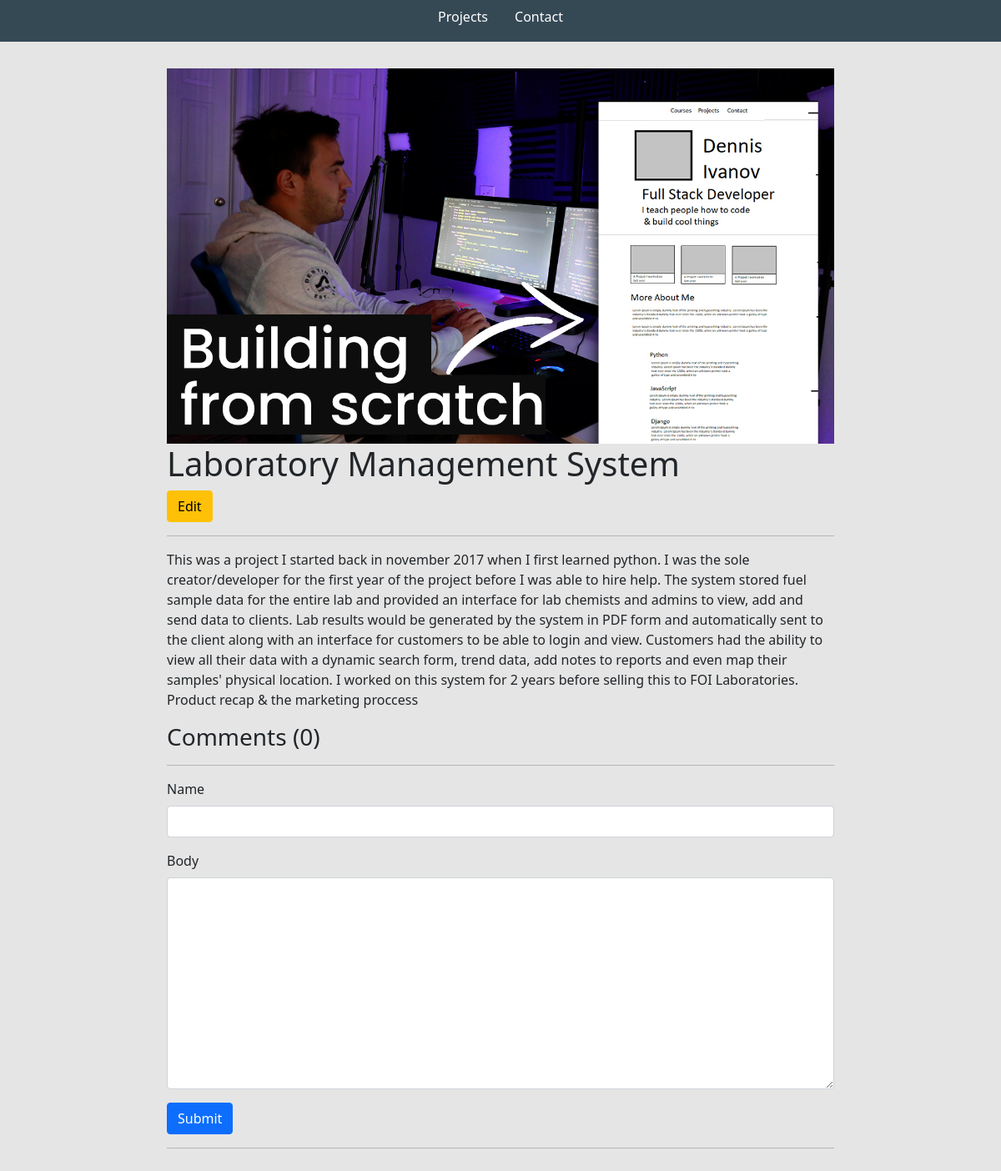
The page /project/baa65f75-1881-4467-a7aa-ddddf9d9f68a/ on the database its author committed.
### base/models.py (models this page shows, shortened)
class Project(models.Model):
    title = models.CharField(max_length=200)
    thumbnail = models.ImageField(null=True)
    body = RichTextUploadingField()
    slug = models.SlugField(null=True, blank=True)
    created = models.DateTimeField(auto_now_add=True)
    id = models.UUIDField(default=uuid.uuid4, unique=True, primary_key=True, editable=False)

### base/views.py (the view, shortened to what this page needs)
# urls.py: path('project/<str:pk>/', views.projectPage, name="project"),
def projectPage(request, pk):
    project = Project.objects.get(id=pk)
    count = project.comment_set.count()
    comments = project.comment_set.all().order_by('-created')
    form = CommentForm()
    context = {'project':project, 'count':count,
                'comments':comments,'form':form}
    return render(request, 'base/project.html', context)

### base/forms.py
class CommentForm(ModelForm):
    class Meta:
        model = Comment
        fields = '__all__'
        exclude = ['project']
    def __init__(self, *args, **kwargs):
        super(CommentForm, self).__init__(*args, **kwargs)
        self.fields['name'].widget.attrs.update(
            {'class':'form-control'})
        self.fields['body'].widget.attrs.update(
            {'class':'form-control'})

### base/templates/base/project.html (shortened to what this page needs)
{% extends 'base/main.html' %}
{% load static %}
{% block content %}
<div class="container">
    <div class='project-container'>
        <img class="project--image" src="{{project.thumbnail.url}}">
        <h1>{{project.title}}</h1>
        <a class="btn btn-warning" href="{% url 'edit-project' project.id %}">Edit</a>
        <hr>
        <p>{{project.body|safe}}</p>
        <div class="comments-container">
            <h3>Comments ({{count}})</h3>
            <hr>
            <form method="post">
                {% for field in form %}
                <div class="mb-3">
                    <label for="exampleInputPassword1" class="form-label">{{field.label}}</label>
                    {{field}}
                </div>
                {% endfor %}
                <input class="btn btn-primary" type="submit" value="Submit">
            </form>
            <hr>
        </div>
    </div>
</div>
{% endblock content %}

### static/styles/main2.css (style rules this page uses)
body { background-color: #E5E5E5; }
.project--image { max-width: 800px; }

### base/templates/base/project.html (style rules this page uses)
.project-container { max-width: 800px; margin: 0 auto; margin-bottom: 2em; margin-top:2em; }

### rows shown on the page
Project: thumbnail (picture), title "Laboratory Management System", body "This was a project I started back in november 2017 when I first learned python. I was the sole creator/developer for the first year of the project before I was able to hire help. The system stored fuel sample data for the entire lab and provided an interface for lab chemists and admins to view, add and send data to clients. Lab results would be generated by the system in PDF form and automatically sent to the client along with an interface for customers to be able to login and view. Customers had the ability to view all their data with a dynamic search form, trend data, add notes to reports and even map their samples' physical location. I worked on this system for 2 years before selling…"

### other values the page prints
{{ count }} "0"
{{ field.label }} "Name" "Body"
